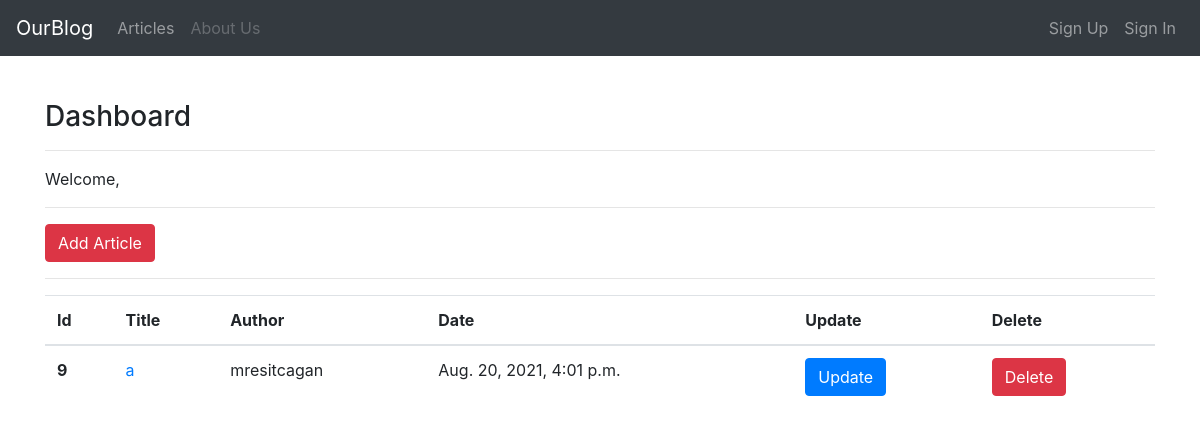
Before: /articles/dashboard/ with the older database file.
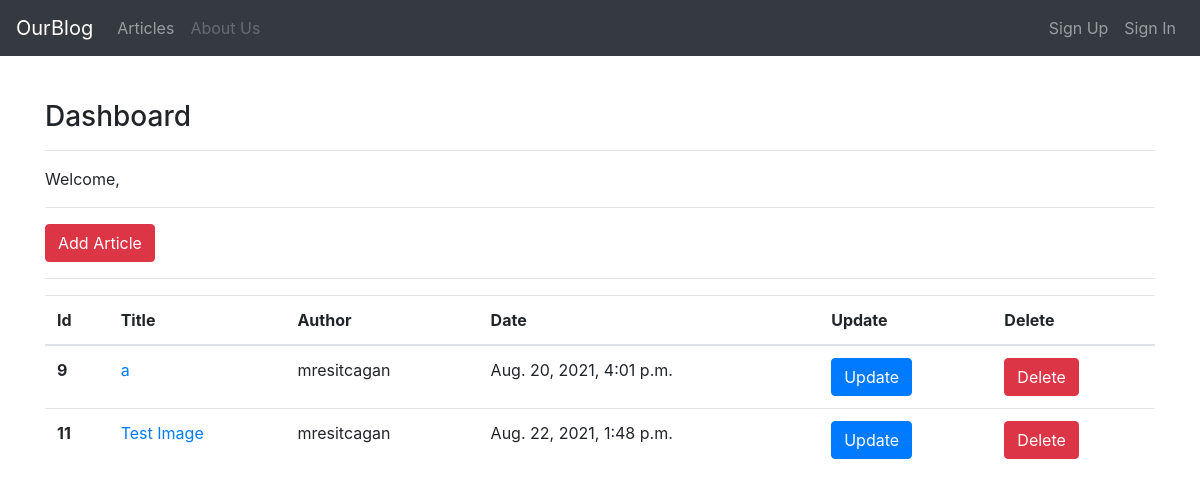
After: the same page with the newer database file.
### article/models.py (models this page shows, shortened)
class Article(models.Model):
    author = models.ForeignKey("auth.User", on_delete=models.CASCADE)
    title = models.CharField(max_length=50)
    content = RichTextField()
    created_date = models.DateTimeField(auto_now_add=True)
    article_image = models.FileField(blank= True, null=True, verbose_name="add image to article")

### article/views.py (the view)
# urls.py: path('dashboard/', views.dashboard, name="dashboard"),
def dashboard(request):
    articles = Article.objects.filter()
    context = {
        "articles" : articles
    }
    return render(request, "dashboard.html", context)

### templates/dashboard.html
{% extends "layout.html" %}
{% block body %}
    <h3>Dashboard</h3>
    <hr>
    <p>Welcome, {{ request.user.username }}</p>
    <hr>
    <a href="/articles/addArticle" class="btn btn-danger">Add Article</a>
    <hr>
    {% if articles %}
        <table class="table">
          <thead>
            <tr>
              <th scope="col">Id</th>
              <th scope="col">Title</th>
              <th scope="col">Author</th>
              <th scope="col">Date</th>
              <th scope="col">Update</th>
              <th scope="col">Delete</th>
            </tr>
          </thead>
          <tbody>
              {% for article in articles  %}
                  <tr>
                      <th scope="row">{{ article.id }}</th>
                      <td><a href="/articles/article/{{ article.id }}">{{ article.title }}</a></td>
                      <td>{{ article.author }}</td>
                      <td>{{ article.created_date }}</td>
                      <td><a href="articles/update/{{ article.id }}" class="btn btn-primary">Update</a></td>
                      <td><a href="articles/delete/{{ article.id }}" class="btn btn-danger">Delete</a></td>
                </tr>
              {% endfor %}
          </tbody>
        </table>
    {% else %}
        <div class="alert alert-info">
            Articles not found.
        </div>
    {% endif %}
{% endblock body %}

Changed rows visible on the page:
added Article: id "11", title "Test Image", author "mresitcagan", created_date "Aug. 22, 2021, 1:48 p.m."
